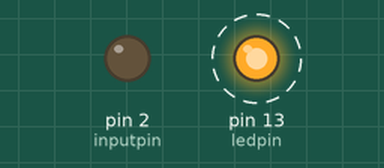
The sketch below on a simulated Arduino Uno, built with avr-gcc and run on an emulated ATmega328P. On the bench: output pins drawn as LEDs (lit = HIGH). Dashed ring = blinking. What the sketch prints to the serial monitor is not drawn.

Above: at 0.12 s.
Timing chart, 0 to 3.0 s (numbered marks = the images above):
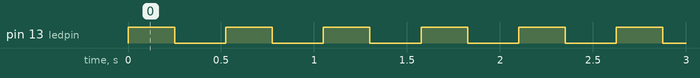

The sketch:

LED_blink_pushbutton_with_functional_blocks.ino
```cpp
const int ledpin = 13;       //output pin for the LED
const int inputpin = 2;      // input pin for the switch
void setup() {
 pinMode(ledpin, OUTPUT);
 pinMode(inputpin, INPUT);
 pinMode(inputpin, HIGH);      // use external pull-up resistor
 Serial.begin(9600);

}

void loop() {
  Serial.println("Press and hold the switch to stop blinking:");
  int count = blink3(250);       // blink the led 250ms on and 250ms off
  Serial.print("The number of times the LED blinked was :");
  Serial.println(count);

}
// blink an led using the given delay period
// return the number of times the led flashed
int blink3(int period)
{
  int result = 0;
  int switchVal = HIGH;    // with pull-ups, this will be HIGH when switch is up
  while(switchVal == HIGH)    // repeat this loop until switch is pressed
  {
   digitalWrite(13, HIGH);
   delay(period);
   digitalWrite(13, LOW);
   delay(period);
   result = result + 1;        // increment the count
   switchVal = digitalRead(inputpin);  // read input value
  }
  // here when switchVal is no longer HIGH because the swtich is pressed

  return result;        // this value will be returned
}
```

Measured:
- by itself, pin 13 (ledpin): alternates HIGH for 0.25 s and LOW for 0.28 s
